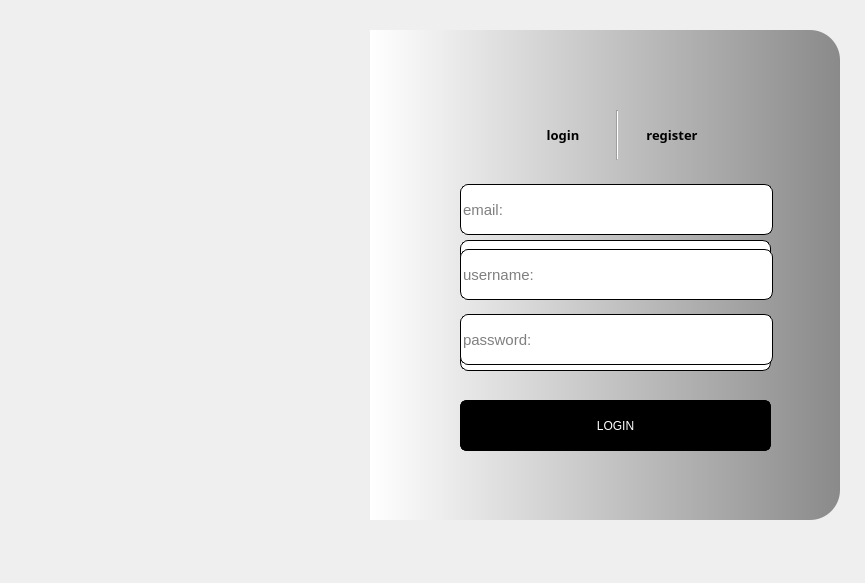
<?xml version="1.0" encoding="UTF-8"?>
<ui version="4.0">
 <class>MainWindow</class>
 <widget class="QMainWindow" name="MainWindow">
  <property name="geometry">
   <rect>
    <x>0</x>
    <y>0</y>
    <width>865</width>
    <height>583</height>
   </rect>
  </property>
  <property name="windowTitle">
   <string>MainWindow</string>
  </property>
  <widget class="QWidget" name="centralwidget">
   <widget class="QLabel" name="label">
    <property name="geometry">
     <rect>
      <x>20</x>
      <y>30</y>
      <width>350</width>
      <height>490</height>
     </rect>
    </property>
    <property name="styleSheet">
     <string notr="true">border-image: url(:/images/images/login1.png);
border-top-left-radius:30px;
border-bottom-left-radius:30px;</string>
    </property>
    <property name="text">
     <string/>
    </property>
   </widget>
   <widget class="QWidget" name="widget" native="true">
    <property name="geometry">
     <rect>
      <x>510</x>
      <y>110</y>
      <width>215</width>
      <height>50</height>
     </rect>
    </property>
    <layout class="QHBoxLayout" name="horizontalLayout">
     <property name="spacing">
      <number>0</number>
     </property>
     <item>
      <widget class="QPushButton" name="pushButton_1">
       <property name="font">
        <font>
         <family>Segoe UI Variable Text</family>
         <pointsize>10</pointsize>
         <weight>75</weight>
         <bold>true</bold>
        </font>
       </property>
       <property name="styleSheet">
        <string notr="true">#pushButton_1{
border:none;
}
#pushButton_1:focus{
	color: rgb(140, 140, 140);
	
}</string>
       </property>
       <property name="text">
        <string>login</string>
       </property>
      </widget>
     </item>
     <item>
      <widget class="Line" name="line">
       <property name="sizeIncrement">
        <size>
         <width>0</width>
         <height>0</height>
        </size>
       </property>
       <property name="orientation">
        <enum>Qt::Vertical</enum>
       </property>
      </widget>
     </item>
     <item>
      <widget class="QPushButton" name="pushButton_2">
       <property name="font">
        <font>
         <family>Segoe UI Variable Text</family>
         <pointsize>10</pointsize>
         <weight>75</weight>
         <bold>true</bold>
        </font>
       </property>
       <property name="styleSheet">
        <string notr="true">#pushButton_2{
border:none;
}
#pushButton_2:focus{
	color: rgb(140,140,140);
}</string>
       </property>
       <property name="text">
        <string>register</string>
       </property>
      </widget>
     </item>
    </layout>
   </widget>
   <widget class="QWidget" name="widget_2" native="true">
    <property name="geometry">
     <rect>
      <x>410</x>
      <y>210</y>
      <width>401</width>
      <height>271</height>
     </rect>
    </property>
    <widget class="QLineEdit" name="lineEdit">
     <property name="geometry">
      <rect>
       <x>50</x>
       <y>30</y>
       <width>311</width>
       <height>51</height>
      </rect>
     </property>
     <property name="font">
      <font>
       <pointsize>11</pointsize>
      </font>
     </property>
     <property name="styleSheet">
      <string notr="true">border:1px solid rgb(0,0,0);
border-radius:8px</string>
     </property>
     <property name="placeholderText">
      <string>username:</string>
     </property>
    </widget>
    <widget class="QLineEdit" name="lineEdit_2">
     <property name="geometry">
      <rect>
       <x>50</x>
       <y>110</y>
       <width>311</width>
       <height>51</height>
      </rect>
     </property>
     <property name="font">
      <font>
       <pointsize>11</pointsize>
      </font>
     </property>
     <property name="styleSheet">
      <string notr="true">border:1px solid rgb(0,0,0);
border-radius:8px</string>
     </property>
     <property name="echoMode">
      <enum>QLineEdit::Password</enum>
     </property>
     <property name="placeholderText">
      <string>password:</string>
     </property>
    </widget>
    <widget class="QPushButton" name="pushButton_3">
     <property name="geometry">
      <rect>
       <x>50</x>
       <y>190</y>
       <width>311</width>
       <height>51</height>
      </rect>
     </property>
     <property name="styleSheet">
      <string notr="true">#pushButton_3{
	background-color: rgb(0, 0, 0);
	color: rgb(255, 255, 255);
	border:3px solid rgb(0, 0, 0);
	border-radius:7px;
}
#pushButton_3:hover{
	background-color: qlineargradient(spread:pad, x1:0, y1:0, x2:1, y2:0, stop:0 rgb(255, 255, 255) stop:1 rgba(138, 138, 138,255));
	color: rgbrgb(0, 0, 0);
}
#pushButton_3:pressed{
	padding-top:5px;
	padding-left:5px;	
}</string>
     </property>
     <property name="text">
      <string>LOGIN</string>
     </property>
    </widget>
   </widget>
   <widget class="QPushButton" name="pushButton_4">
    <property name="geometry">
     <rect>
      <x>770</x>
      <y>50</y>
      <width>51</width>
      <height>41</height>
     </rect>
    </property>
    <property name="styleSheet">
     <string notr="true">border:none</string>
    </property>
    <property name="text">
     <string/>
    </property>
    <property name="icon">
     <iconset resource="resource.qrc">
      <normaloff>:/icons/icons/close.png</normaloff>:/icons/icons/close.png</iconset>
    </property>
    <property name="iconSize">
     <size>
      <width>30</width>
      <height>30</height>
     </size>
    </property>
   </widget>
   <widget class="QWidget" name="widget_3" native="true">
    <property name="geometry">
     <rect>
      <x>400</x>
      <y>30</y>
      <width>470</width>
      <height>490</height>
     </rect>
    </property>
    <widget class="QWidget" name="verticalLayoutWidget">
     <property name="geometry">
      <rect>
       <x>60</x>
       <y>140</y>
       <width>313</width>
       <height>211</height>
      </rect>
     </property>
     <layout class="QVBoxLayout" name="verticalLayout">
      <property name="spacing">
       <number>0</number>
      </property>
      <item>
       <widget class="QLineEdit" name="lineEdit_3">
        <property name="minimumSize">
         <size>
          <width>311</width>
          <height>51</height>
         </size>
        </property>
        <property name="font">
         <font>
          <pointsize>11</pointsize>
         </font>
        </property>
        <property name="styleSheet">
         <string notr="true">border:1px solid rgb(0,0,0);
border-radius:8px</string>
        </property>
        <property name="placeholderText">
         <string>email:</string>
        </property>
       </widget>
      </item>
      <item>
       <widget class="QLineEdit" name="lineEdit_5">
        <property name="minimumSize">
         <size>
          <width>311</width>
          <height>51</height>
         </size>
        </property>
        <property name="font">
         <font>
          <pointsize>11</pointsize>
         </font>
        </property>
        <property name="styleSheet">
         <string notr="true">border:1px solid rgb(0,0,0);
border-radius:8px</string>
        </property>
        <property name="placeholderText">
         <string>username:</string>
        </property>
       </widget>
      </item>
      <item>
       <widget class="QLineEdit" name="lineEdit_4">
        <property name="minimumSize">
         <size>
          <width>311</width>
          <height>51</height>
         </size>
        </property>
        <property name="font">
         <font>
          <pointsize>11</pointsize>
         </font>
        </property>
        <property name="styleSheet">
         <string notr="true">border:1px solid rgb(0,0,0);
border-radius:8px</string>
        </property>
        <property name="echoMode">
         <enum>QLineEdit::Password</enum>
        </property>
        <property name="placeholderText">
         <string>password:</string>
        </property>
       </widget>
      </item>
     </layout>
    </widget>
    <widget class="QPushButton" name="pushButton_5">
     <property name="geometry">
      <rect>
       <x>60</x>
       <y>370</y>
       <width>311</width>
       <height>51</height>
      </rect>
     </property>
     <property name="styleSheet">
      <string notr="true">#pushButton_5{
	background-color: rgb(0, 0, 0);
	color: rgb(255, 255, 255);
	border:3px solid rgb(0, 0, 0);
	border-radius:7px;
}
#pushButton_5:hover{
	background-color: qlineargradient(spread:pad, x1:0, y1:0, x2:1, y2:0, stop:0 rgb(255, 255, 255) stop:1 rgba(138, 138, 138,255));
	color: rgbrgb(0, 0, 0);
}
#pushButton_5:pressed{
	padding-top:5px;
	padding-left:5px;	
}</string>
     </property>
     <property name="text">
      <string>LOGIN</string>
     </property>
    </widget>
   </widget>
   <widget class="QLabel" name="label_2">
    <property name="geometry">
     <rect>
      <x>370</x>
      <y>30</y>
      <width>470</width>
      <height>490</height>
     </rect>
    </property>
    <property name="styleSheet">
     <string notr="true">background-color: rgb(180, 180, 180);
border-top-right-radius:30px;
border-bottom-right-radius:30px;

background-color: qlineargradient(spread:pad, x1:0, y1:0, x2:1, y2:0, stop:0 rgb(255, 255, 255) stop:1 rgba(138, 138, 138,255));</string>
    </property>
    <property name="text">
     <string/>
    </property>
   </widget>
   <zorder>label</zorder>
   <zorder>label_2</zorder>
   <zorder>widget_2</zorder>
   <zorder>widget_3</zorder>
   <zorder>widget</zorder>
   <zorder>pushButton_4</zorder>
  </widget>
 </widget>
 <resources>
  <include location="resource.qrc"/>
 </resources>
 <connections>
  <connection>
   <sender>pushButton_4</sender>
   <signal>clicked()</signal>
   <receiver>MainWindow</receiver>
   <slot>close()</slot>
   <hints>
    <hint type="sourcelabel">
     <x>834</x>
     <y>167</y>
    </hint>
    <hint type="destinationlabel">
     <x>899</x>
     <y>116</y>
    </hint>
   </hints>
  </connection>
 </connections>
</ui>
